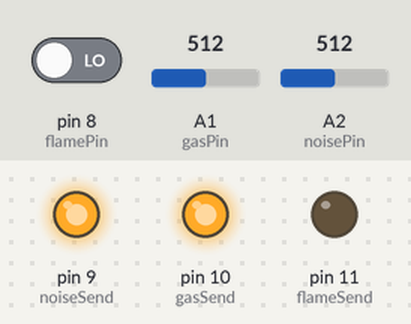
Bench run of a sketch on a simulated Arduino Uno, built with avr-gcc and run on an emulated ATmega328P. On the bench: output pins drawn as LEDs (lit = HIGH). Inputs (shaded band) come from the test bench; at power-on: A1 (gasPin) = 512, A2 (noisePin) = 512, pin 8 (flamePin) LOW.

Above: at 1.2 s.
1.3 s: A1 (gasPin) set to 410
2.8 s: A1 (gasPin) set to 393
At 3.1 s:
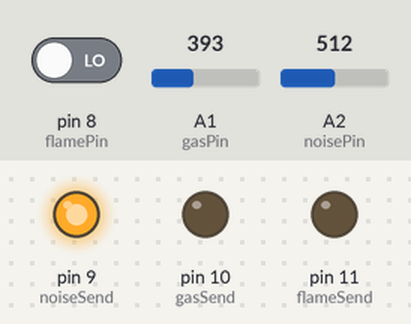
4.3 s: A2 (noisePin) set to 408
5.8 s: A2 (noisePin) set to 385
At 6.6 s:
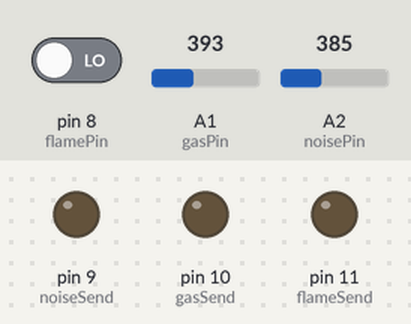
7.3 s: pin 8 (flamePin) driven HIGH
At 7.8 s:
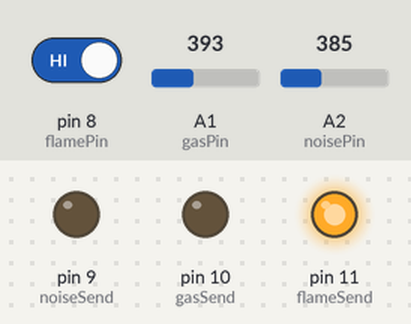
8.8 s: A2 (noisePin) set to 410
At 10.1 s:
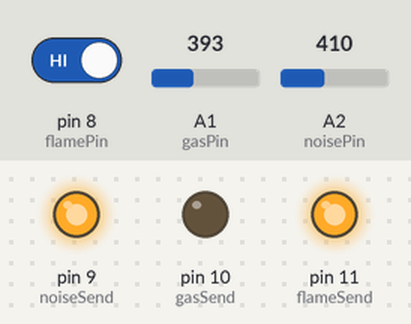
Timing chart, 0 to 11.3 s (numbered marks = the images above; inputs shaded):
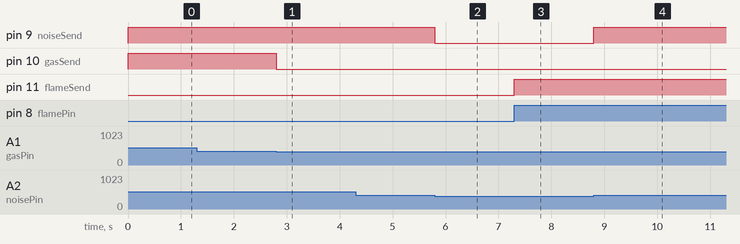

The sketch:

main.ino
```cpp
const int gasPin = 1;
const int flamePin = 8;
const int noisePin = 2;

const int noiseSend = 9;
const int gasSend = 10;
const int flameSend = 11;

void setup() {
  pinMode(noisePin, INPUT);
  pinMode(gasPin, INPUT);
  pinMode(flamePin, INPUT);

  pinMode(noiseSend, OUTPUT);
  pinMode(gasSend, OUTPUT);
  pinMode(flameSend, OUTPUT);
}

void loop() {
  int fVal = digitalRead(flamePin);
  int gVal = analogRead(gasPin);
  int nVal = analogRead(noisePin);

  if (fVal == HIGH) {
    digitalWrite(flameSend, HIGH);
  } else {
    digitalWrite(flameSend, LOW);
  }

  if (gVal > 400) {
    digitalWrite(gasSend, HIGH);
  } else {
    digitalWrite(gasSend, LOW);
  }

  if (nVal > 400) {
    digitalWrite(noiseSend, HIGH);
  } else {
    digitalWrite(noiseSend, LOW);
  }

}
```

Measured:
- the behaviour switches between 401 and 400 on A1 (gasPin) (found by bisection; images 0 and 1)
- the behaviour switches between 401 and 400 on A2 (noisePin) (found by bisection; images 1 and 2)
- after the input at 1.3 s, every drawn part: stays the same
- after the input at 2.8 s, pin 10 (gasSend): HIGH → LOW at once
- after the input at 4.3 s, every drawn part: stays the same
- after the input at 5.8 s, pin 9 (noiseSend): HIGH → LOW at once
- after the input at 7.3 s, pin 11 (flameSend): LOW → HIGH at once
- after the input at 8.8 s, pin 9 (noiseSend): LOW → HIGH at once
